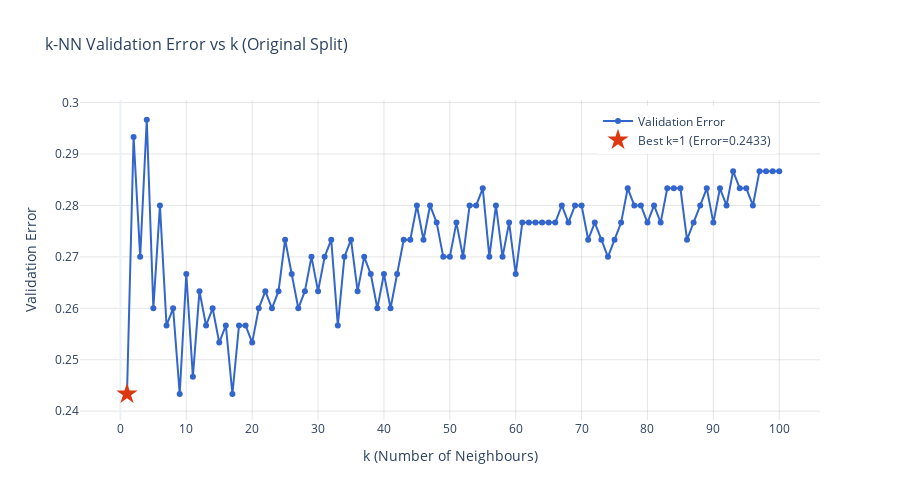

Notebook cell for this chart:
### Markdown cell above
## 9. Experiment 1: Original Split (900/300/400)

### Code cell
print("\n" + "=" * 70)
print("EXPERIMENT: Original Split")
print("Split: Train=900, Validation=300, Test=400")
print("=" * 70)

X_train_1, y_train_1, X_val_1, y_val_1, X_test_1, y_test_1 = split_data(
    df, train_size=900, val_size=300, test_size=400
)

X_train_norm_1, X_val_norm_1, X_test_norm_1 = zscore_normalize(X_train_1, X_val_1, X_test_1)

k_values = list(range(1, 101))
best_k_1, best_val_acc_1, val_accuracies_1, val_errors_1 = train_and_evaluate_knn(
    X_train_norm_1, y_train_1, X_val_norm_1, y_val_1, k_values
)

test_acc_1, test_error_1, classifier_1 = evaluate_on_test(
    X_train_norm_1, y_train_1, X_test_norm_1, y_test_1, best_k_1
)

plot_validation_curve(
    k_values, val_errors_1,
    'k-NN Validation Error vs k (Original Split)',
    'validation_curve_original_split.png'
)

results1 = {
    'best_k': best_k_1,
    'best_validation_accuracy': best_val_acc_1,
    'validation_error': 1 - best_val_acc_1,
    'test_accuracy': test_acc_1,
    'generalisation_error': test_error_1,
    'validation_errors': val_errors_1
}

### Figure 1 — Plotly figure (JSON) as saved in the notebook; plotly's stock layout.template omitted (floating-point values rounded to 4 significant figures)
{"data": [{"hoverinfo": "text", "hovertext": ["k=1<br>Error=0.2433<br>Accuracy=0.7567", "k=2<br>Error=0.2933<br>Accuracy=0.7067", "k=3<br>Error=0.2700<br>Accuracy=0.7300", "k=4<br>Error=0.2967<br>Accuracy=0.7033", "k=5<br>Error=0.2600<br>Accuracy=0.7400", "k=6<br>Error=0.2800<br>Accuracy=0.7200", "k=7<br>Error=0.2567<br>Accuracy=0.7433", "k=8<br>Error=0.2600<br>Accuracy=0.7400", "k=9<br>Error=0.2433<br>Accuracy=0.7567", "k=10<br>Error=0.2667<br>Accuracy=0.7333", "k=11<br>Error=0.2467<br>Accuracy=0.7533", "k=12<br>Error=0.2633<br>Accuracy=0.7367", "k=13<br>Error=0.2567<br>Accuracy=0.7433", "k=14<br>Error=0.2600<br>Accuracy=0.7400", "k=15<br>Error=0.2533<br>Accuracy=0.7467", "k=16<br>Error=0.2567<br>Accuracy=0.7433", "k=17<br>Error=0.2433<br>Accuracy=0.7567", "k=18<br>Error=0.2567<br>Accuracy=0.7433", "k=19<br>Error=0.2567<br>Accuracy=0.7433", "k=20<br>Error=0.2533<br>Accuracy=0.7467", "k=21<br>Error=0.2600<br>Accuracy=0.7400", "k=22<br>Error=0.2633<br>Accuracy=0.7367", "k=23<br>Error=0.2600<br>Accuracy=0.7400", "k=24<br>Error=0.2633<br>Accuracy=0.7367", "k=25<br>Error=0.2733<br>Accuracy=0.7267", "k=26<br>Error=0.2667<br>Accuracy=0.7333", "k=27<br>Error=0.2600<br>Accuracy=0.7400", "k=28<br>Error=0.2633<br>Accuracy=0.7367", "k=29<br>Error=0.2700<br>Accuracy=0.7300", "k=30<br>Error=0.2633<br>Accuracy=0.7367", "k=31<br>Error=0.2700<br>Accuracy=0.7300", "k=32<br>Error=0.2733<br>Accuracy=0.7267", "k=33<br>Error=0.2567<br>Accuracy=0.7433", "k=34<br>Error=0.2700<br>Accuracy=0.7300", "k=35<br>Error=0.2733<br>Accuracy=0.7267", "k=36<br>Error=0.2633<br>Accuracy=0.7367", "k=37<br>Error=0.2700<br>Accuracy=0.7300", "k=38<br>Error=0.2667<br>Accuracy=0.7333", "k=39<br>Error=0.2600<br>Accuracy=0.7400", "k=40<br>Error=0.2667<br>Accuracy=0.7333", "k=41<br>Error=0.2600<br>Accuracy=0.7400", "k=42<br>Error=0.2667<br>Accuracy=0.7333", "k=43<br>Error=0.2733<br>Accuracy=0.7267", "k=44<br>Error=0.2733<br>Accuracy=0.7267", "k=45<br>Error=0.2800<br>Accuracy=0.7200", "k=46<br>Error=0.2733<br>Accuracy=0.7267", "k=47<br>Error=0.2800<br>Accuracy=0.7200", "k=48<br>Error=0.2767<br>Accuracy=0.7233", "k=49<br>Error=0.2700<br>Accuracy=0.7300", "k=50<br>Error=0.2700<br>Accuracy=0.7300", "k=51<br>Error=0.2767<br>Accuracy=0.7233", "k=52<br>Error=0.2700<br>Accuracy=0.7300", "k=53<br>Error=0.2800<br>Accuracy=0.7200", "k=54<br>Error=0.2800<br>Accuracy=0.7200", "k=55<br>Error=0.2833<br>Accuracy=0.7167", "k=56<br>Error=0.2700<br>Accuracy=0.7300", "k=57<br>Error=0.2800<br>Accuracy=0.7200", "k=58<br>Error=0.2700<br>Accuracy=0.7300", "k=59<br>Error=0.2767<br>Accuracy=0.7233", "k=60<br>Error=0.2667<br>Accuracy=0.7333", "k=61<br>Error=0.2767<br>Accuracy=0.7233", "k=62<br>Error=0.2767<br>Accuracy=0.7233", "k=63<br>Error=0.2767<br>Accuracy=0.7233", "k=64<br>Error=0.2767<br>Accuracy=0.7233", "k=65<br>Error=0.2767<br>Accuracy=0.7233", "k=66<br>Error=0.2767<br>Accuracy=0.7233", "k=67<br>Error=0.2800<br>Accuracy=0.7200", "k=68<br>Error=0.2767<br>Accuracy=0.7233", "k=69<br>Error=0.2800<br>Accuracy=0.7200", "k=70<br>Error=0.2800<br>Accuracy=0.7200", "k=71<br>Error=0.2733<br>Accuracy=0.7267", "k=72<br>Error=0.2767<br>Accuracy=0.7233", "k=73<br>Error=0.2733<br>Accuracy=0.7267", "k=74<br>Error=0.2700<br>Accuracy=0.7300", "k=75<br>Error=0.2733<br>Accuracy=0.7267", "k=76<br>Error=0.2767<br>Accuracy=0.7233", "k=77<br>Error=0.2833<br>Accuracy=0.7167", "k=78<br>Error=0.2800<br>Accuracy=0.7200", "k=79<br>Error=0.2800<br>Accuracy=0.7200", "k=80<br>Error=0.2767<br>Accuracy=0.7233", "k=81<br>Error=0.2800<br>Accuracy=0.7200", "k=82<br>Error=0.2767<br>Accuracy=0.7233", "k=83<br>Error=0.2833<br>Accuracy=0.7167", "k=84<br>Error=0.2833<br>Accuracy=0.7167", "k=85<br>Error=0.2833<br>Accuracy=0.7167", "k=86<br>Error=0.2733<br>Accuracy=0.7267", "k=87<br>Error=0.2767<br>Accuracy=0.7233", "k=88<br>Error=0.2800<br>Accuracy=0.7200", "k=89<br>Error=0.2833<br>Accuracy=0.7167", "k=90<br>Error=0.2767<br>Accuracy=0.7233", "k=91<br>Error=0.2833<br>Accuracy=0.7167", "k=92<br>Error=0.2800<br>Accuracy=0.7200", "k=93<br>Error=0.2867<br>Accuracy=0.7133", "k=94<br>Error=0.2833<br>Accuracy=0.7167", "k=95<br>Error=0.2833<br>Accuracy=0.7167", "k=96<br>Error=0.2800<br>Accuracy=0.7200", "k=97<br>Error=0.2867<br>Accuracy=0.7133", "k=98<br>Error=0.2867<br>Accuracy=0.7133", "k=99<br>Error=0.2867<br>Accuracy=0.7133", "k=100<br>Error=0.2867<br>Accuracy=0.7133"], "line": {"color": "#3366CC", "width": 2}, "marker": {"color": "#3366CC", "size": 6}, "mode": "lines+markers", "name": "Validation Error", "type": "scatter", "x": [1, 2, 3, 4, 5, 6, 7, 8, 9, 10, 11, 12, 13, 14, 15, 16, 17, 18, 19, 20, 21, 22, 23, 24, 25, 26, 27, 28, 29, 30, 31, 32, 33, 34, 35, 36, 37, 38, 39, 40, 41, 42, 43, 44, 45, 46, 47, 48, 49, 50, 51, 52, 53, 54, 55, 56, 57, 58, 59, 60, 61, 62, 63, 64, 65, 66, 67, 68, 69, 70, 71, 72, 73, 74, 75, 76, 77, 78, 79, 80, 81, 82, 83, 84, 85, 86, 87, 88, 89, 90, 91, 92, 93, 94, 95, 96, 97, 98, 99, 100], "y": [0.2433, 0.2933, 0.27, 0.2967, 0.26, 0.28, 0.2567, 0.26, 0.2433, 0.2667, 0.2467, 0.2633, 0.2567, 0.26, 0.2533, 0.2567, 0.2433, 0.2567, 0.2567, 0.2533, 0.26, 0.2633, 0.26, 0.2633, 0.2733, 0.2667, 0.26, 0.2633, 0.27, 0.2633, 0.27, 0.2733, 0.2567, 0.27, 0.2733, 0.2633, 0.27, 0.2667, 0.26, 0.2667, 0.26, 0.2667, 0.2733, 0.2733, 0.28, 0.2733, 0.28, 0.2767, 0.27, 0.27, 0.2767, 0.27, 0.28, 0.28, 0.2833, 0.27, 0.28, 0.27, 0.2767, 0.2667, 0.2767, 0.2767, 0.2767, 0.2767, 0.2767, 0.2767, 0.28, 0.2767, 0.28, 0.28, 0.2733, 0.2767, 0.2733, 0.27, 0.2733, 0.2767, 0.2833, 0.28, 0.28, 0.2767, 0.28, 0.2767, 0.2833, 0.2833, 0.2833, 0.2733, 0.2767, 0.28, 0.2833, 0.2767, 0.2833, 0.28, 0.2867, 0.2833, 0.2833, 0.28, 0.2867, 0.2867, 0.2867, 0.2867]}, {"hoverinfo": "text", "hovertext": "<b>BEST</b><br>k=1<br>Error=0.2433<br>Accuracy=0.7567", "marker": {"color": "#DC3912", "size": 16, "symbol": "star"}, "mode": "markers", "name": "Best k=1 (Error=0.2433)", "type": "scatter", "x": [1], "y": [0.2433]}], "layout": {"height": 500, "hovermode": "closest", "legend": {"x": 0.7, "y": 0.98}, "title": {"font": {"size": 16}, "text": "k-NN Validation Error vs k (Original Split)"}, "width": 900, "xaxis": {"dtick": 10, "gridcolor": "rgba(128,128,128,0.2)", "tickmode": "linear", "title": {"text": "k (Number of Neighbours)"}}, "yaxis": {"gridcolor": "rgba(128,128,128,0.2)", "title": {"text": "Validation Error"}}}}
